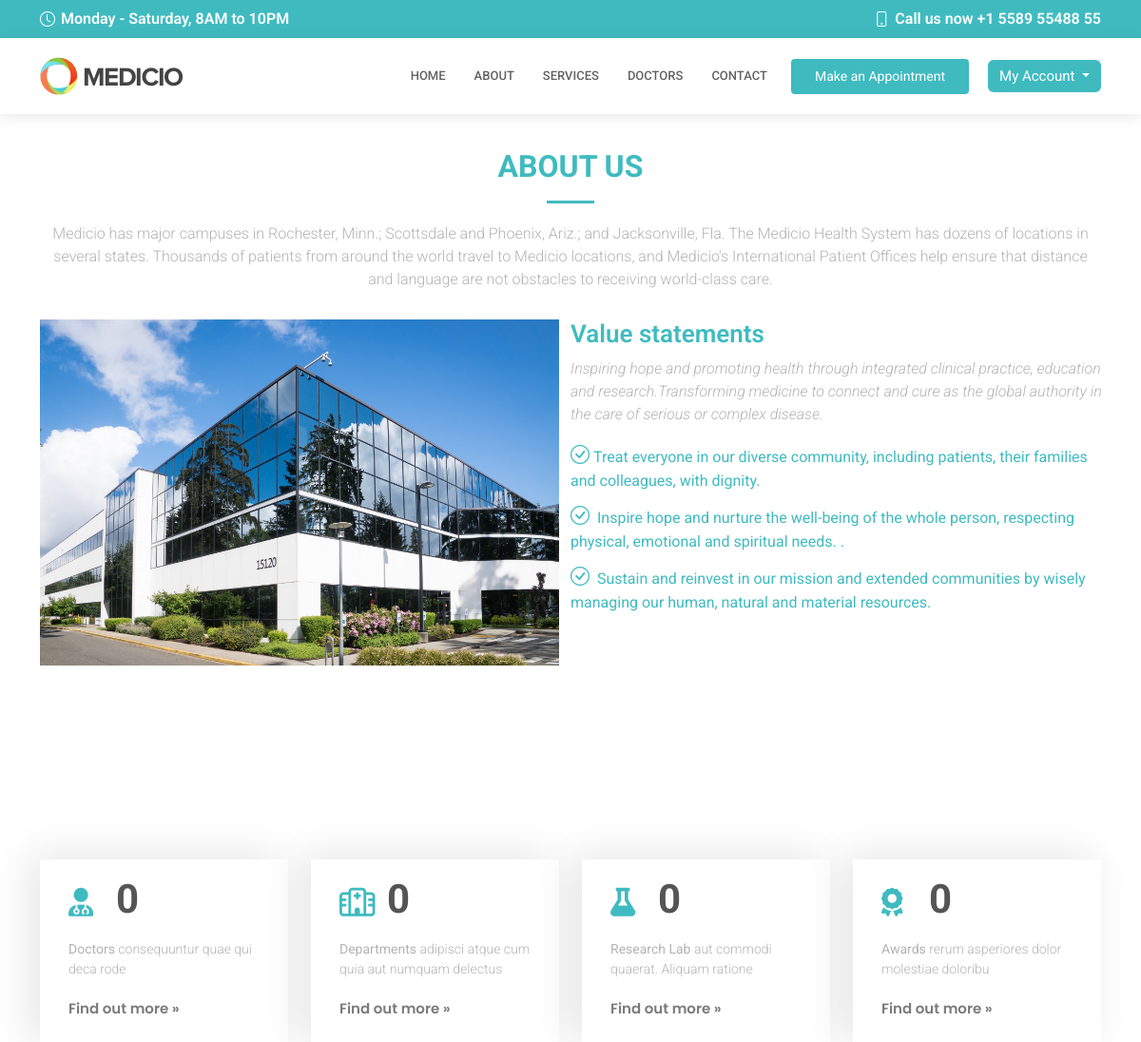
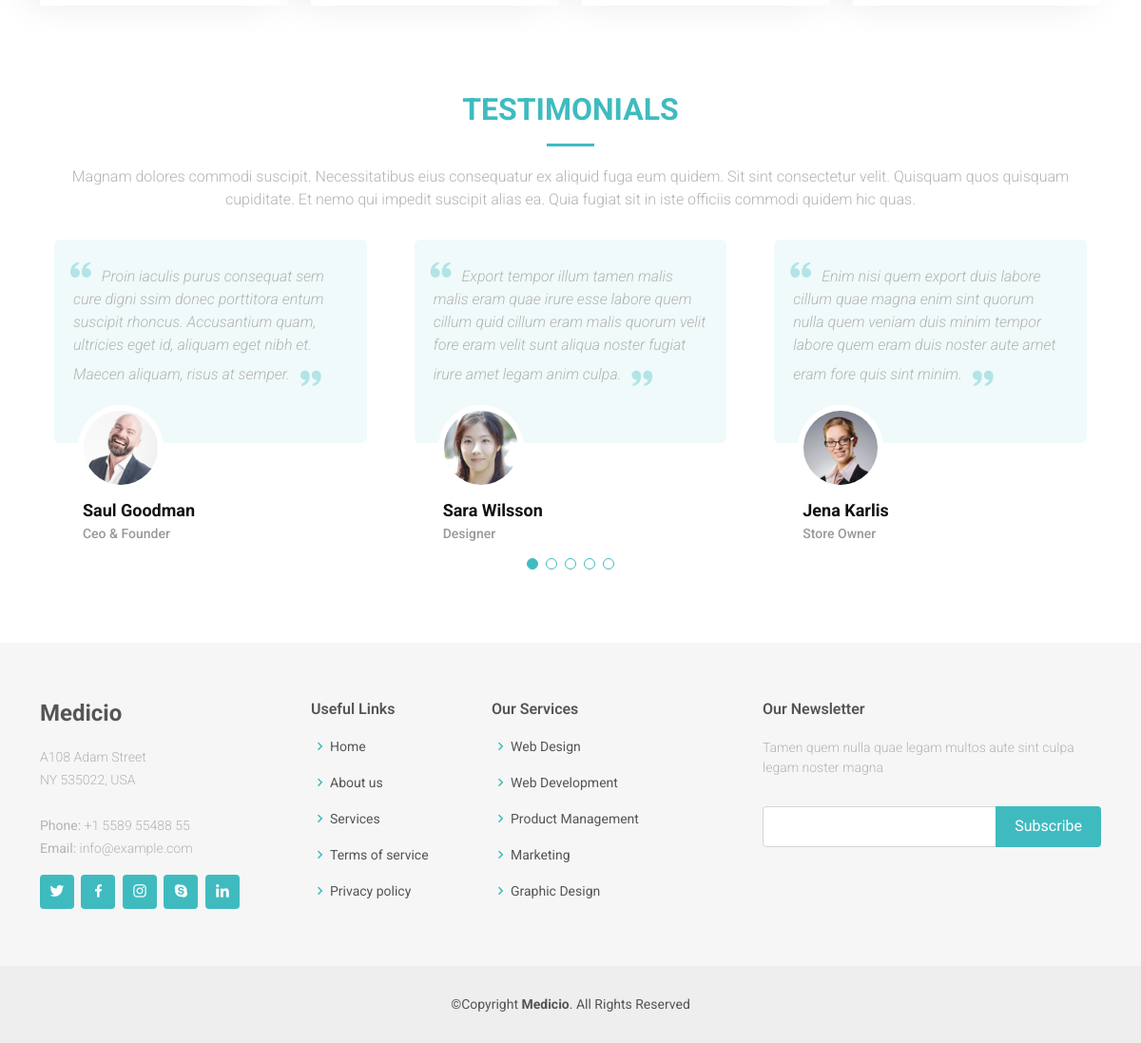
/about, run on the app's committed database (2 pictures, top to bottom).
### Front/models.py (models this page shows, shortened)
class RepeatFields(models.Model):
    created = models.DateTimeField(auto_now_add=True)
    updated = models.DateTimeField(auto_now=True)
    deleted = models.BooleanField(default=False)

class About_Us(RepeatFields):
    class Meta:
        verbose_name = "About_Us"
        verbose_name_plural = "About_Us"
    title = models.CharField(max_length=150)
    sub_title = models.CharField(max_length=150)
    description = models.TextField()
    description_2 = models.TextField()
    list_item_1 = models.CharField(max_length=150)
    list_item_2 = models.CharField(max_length=150)
    list_item_3 = models.CharField(max_length=150)
    image = models.ImageField(upload_to = "About__Images")

### Front/views.py (the view, shortened to what this page needs)
# urls.py: path('about', front.About.as_view(), name="about"),
class About(View):
    template_name = 'pages/about.html'
    def get(self , request):
        about = models.About_Us.objects.first()
        return render(request , self.template_name , locals())

### templates/pages/about.html (shortened to what this page needs)
{% extends 'base/base.html' %}
{% load static %}
{% block 'content' %}
    <br><br><br><br>
  <section id="about" class="about">
    <div class="container" data-aos="fade-up">
      <div class="section-title">
        <h2>{{about.title}}</h2>
        <p>{{about.description}}</p>
      </div>
      <div class="row">
        <div class="col-lg-6" data-aos="fade-right">
          <img src="{{about.image.url}} " class="img-fluid" alt="">
        </div>
        <div class="col-lg-6 pt-4 pt-lg-0 content" data-aos="fade-left">
          <h3>{{about.sub_title}}</h3>
          <p class="fst-italic">
            {{about.description_2}}
          </p>
          <ul>
            <li><i class="bi bi-check-circle"></i>{{about.list_item_1}} </li>
            <li><i class="bi bi-check-circle"></i> {{about.list_item_2}} .</li>
            <li><i class="bi bi-check-circle"></i> {{about.list_item_3}} </li>
          </ul>
        </div>
      </div>
    </div>
  </section>
  <section id="counts" class="counts">
    <div class="container" data-aos="fade-up">
      <div class="row no-gutters">
        <div class="col-lg-3 col-md-6 d-md-flex align-items-md-stretch">
          <div class="count-box">
            <i class="fas fa-user-md"></i>
            <span data-purecounter-start="0" data-purecounter-end="85" data-purecounter-duration="1" class="purecounter"></span>
            <p><strong>Doctors</strong> consequuntur quae qui deca rode</p>
            <a href="#">Find out more &raquo;</a>
          </div>
        </div>
        <div class="col-lg-3 col-md-6 d-md-flex align-items-md-stretch">
          <div class="count-box">
            <i class="far fa-hospital"></i>
            <span data-purecounter-start="0" data-purecounter-end="26" data-purecounter-duration="1" class="purecounter"></span>
            <p><strong>Departments</strong> adipisci atque cum quia aut numquam delectus</p>
            <a href="#">Find out more &raquo;</a>
          </div>
        </div>
        <div class="col-lg-3 col-md-6 d-md-flex align-items-md-stretch">
          <div class="count-box">
            <i class="fas fa-flask"></i>
            <span data-purecounter-start="0" data-purecounter-end="14" data-purecounter-duration="1" class="purecounter"></span>
            <p><strong>Research Lab</strong> aut commodi quaerat. Aliquam ratione</p>
            <a href="#">Find out more &raquo;</a>
          </div>
        </div>
        <div class="col-lg-3 col-md-6 d-md-flex align-items-md-stretch">
          <div class="count-box">
            <i class="fas fa-award"></i>
            <span data-purecounter-start="0" data-purecounter-end="150" data-purecounter-duration="1" class="purecounter"></span>
            <p><strong>Awards</strong> rerum asperiores dolor molestiae doloribu</p>
            <a href="#">Find out more &raquo;</a>
          </div>
        </div>
      </div>
    </div>
  </section>
      <section id="testimonials" class="testimonials">
        <div class="container" data-aos="fade-up">
          <div class="section-title">
            <h2>Testimonials</h2>
            <p>Magnam dolores commodi suscipit. Necessitatibus eius consequatur ex aliquid fuga eum quidem. Sit sint consectetur velit. Quisquam quos quisquam cupiditate. Et nemo qui impedit suscipit alias ea. Quia fugiat sit in iste officiis commodi quidem hic quas.</p>
          </div>
          <div class="testimonials-slider swiper" data-aos="fade-up" data-aos-delay="100">
            <div class="swiper-wrapper">
              <div class="swiper-slide">
                <div class="testimonial-item">
                  <p>
                    <i class="bx bxs-quote-alt-left quote-icon-left"></i>
                    Proin iaculis purus consequat sem cure digni ssim donec porttitora entum suscipit rhoncus. Accusantium quam, ultricies eget id, aliquam eget nibh et. Maecen aliquam, risus at semper.
                    <i class="bx bxs-quote-alt-right quote-icon-right"></i>
                  </p>
                  <img src="{% static 'front/assets/img/testimonials/testimonials-1.jpg' %} " class="testimonial-img" alt="">
                  <h3>Saul Goodman</h3>
                  <h4>Ceo &amp; Founder</h4>
                </div>
              </div>
              <div class="swiper-slide">
                <div class="testimonial-item">
                  <p>
                    <i class="bx bxs-quote-alt-left quote-icon-left"></i>
                    Export tempor illum tamen malis malis eram quae irure esse labore quem cillum quid cillum eram malis quorum velit fore eram velit sunt aliqua noster fugiat irure amet legam anim culpa.
                    <i class="bx bxs-quote-alt-right quote-icon-right"></i>
                  </p>
                  <img src="{% static 'front/assets/img/testimonials/testimonials-2.jpg' %} " class="testimonial-img" alt="">
                  <h3>Sara Wilsson</h3>
                  <h4>Designer</h4>
                </div>
              </div>
              <div class="swiper-slide">
                <div class="testimonial-item">
                  <p>
                    <i class="bx bxs-quote-alt-left quote-icon-left"></i>
                    Enim nisi quem export duis labore cillum quae magna enim sint quorum nulla quem veniam duis minim tempor labore quem eram duis noster aute amet eram fore quis sint minim.
                    <i class="bx bxs-quote-alt-right quote-icon-right"></i>
                  </p>
                  <img src="{% static 'front/assets/img/testimonials/testimonials-3.jpg' %} " class="testimonial-img" alt="">
                  <h3>Jena Karlis</h3>
                  <h4>Store Owner</h4>
                </div>
              </div>
            </div>
            <div class="swiper-pagination"></div>
          </div>
        </div>
      </section>
{% endblock 'content' %}

### static/front/assets/css/style.css (style rules this page uses)
body { font-family: "Open Sans", sans-serif; color: #3fbbc0; }
a { color: #3fbbc0; text-decoration: none; }
h1, h2, h3, h4, h5, h6 { font-family: "Roboto", sans-serif; }
section { padding: 60px 0; overflow: hidden; }
.section-title { text-align: center; padding-bottom: 30px; }
.section-title h2 { font-size: 32px; font-weight: bold; text-transform: uppercase; margin-bottom: 20px; padding-bottom: 20px; position: relative; }
.section-title h2::after { content: ""; position: absolute; display: block; width: 50px; height: 3px; background: #3fbbc0; bottom: 0; left: calc(50% - 25px); }
.section-title p { margin-bottom: 0; }
.about .content h3 { font-weight: 600; font-size: 26px; }
.about .content ul { list-style: none; padding: 0; }
.about .content ul li { padding-bottom: 10px; }
.about .content ul i { font-size: 20px; padding-right: 4px; color: #3fbbc0; }
.counts { padding-bottom: 30px; }
.counts .count-box { box-shadow: -10px -5px 40px 0 rgba(0, 0, 0, 0.1); padding: 30px; width: 100%; }
.counts .count-box i { display: block; font-size: 30px; color: #3fbbc0; float: left; }
.counts .count-box span { font-size: 42px; line-height: 24px; display: block; font-weight: 700; color: #555555; margin-left: 50px; }
.counts .count-box p { padding: 30px 0 0 0; margin: 0; font-family: "Roboto", sans-serif; font-size: 14px; }
.counts .count-box a { font-weight: 600; display: block; margin-top: 20px; color: #7b7b7b; font-size: 15px; font-family: "Poppins", sans-serif; transition: ease-in-out 0.3s; }
.testimonials .testimonials-carousel, .testimonials .testimonials-slider { overflow: hidden; }
.testimonials .testimonial-item { box-sizing: content-box; min-height: 320px; }
.testimonials .testimonial-item .testimonial-img { width: 90px; border-radius: 50%; margin: -40px 0 0 40px; position: relative; z-index: 2; border: 6px solid #fff; }
.testimonials .testimonial-item h3 { font-size: 18px; font-weight: bold; margin: 10px 0 5px 45px; color: #111; }
.testimonials .testimonial-item h4 { font-size: 14px; color: #999; margin: 0 0 0 45px; }
.testimonials .testimonial-item .quote-icon-left, .testimonials .testimonial-item .quote-icon-right { color: #b2e4e6; font-size: 26px; }
.testimonials .testimonial-item .quote-icon-left { display: inline-block; left: -5px; position: relative; }
.testimonials .testimonial-item .quote-icon-right { display: inline-block; right: -5px; position: relative; top: 10px; }
.testimonials .testimonial-item p { font-style: italic; margin: 0 15px 0 15px; padding: 20px 20px 60px 20px; background: #f0fafa; position: relative; border-radius: 6px; position: relative; z-index: 1; }
.testimonials .swiper-pagination { margin-top: 20px; position: relative; }

### static/front/assets/css_calander/style.css (style rules this page uses)
body { font-family: "Roboto", -apple-system, BlinkMacSystemFont, "Segoe UI", Roboto, "Helvetica Neue", Arial, "Noto Sans", sans-serif, "Apple Color Emoji", "Segoe UI Emoji", "Segoe UI Symbol", "Noto Color Emoji"; background-color: #fff; }
p { color: #b3b3b3; font-weight: 300; }
h1, h2, h3, h4, h5, h6, .h1, .h2, .h3, .h4, .h5, .h6 { font-family: "Roboto", -apple-system, BlinkMacSystemFont, "Segoe UI", Roboto, "Helvetica Neue", Arial, "Noto Sans", sans-serif, "Apple Color Emoji", "Segoe UI Emoji", "Segoe UI Symbol", "Noto Color Emoji"; }
a { -webkit-transition: .3s all ease; -o-transition: .3s all ease; transition: .3s all ease; }
a, a:hover { text-decoration: none !important; }
.content { padding: 7rem 0; }
h2 { font-size: 20px; }

### data on the page
About_Us: title "ABOUT US", description "Medicio has major campuses in Rochester, Minn.; Scottsdale and Phoenix, Ariz.; and Jacksonville, Fla. The Medicio Health System has dozens of locations in several states. Thousands of patients from around the world travel to Medicio locations, and Medicio's International Patient Offices help ensure that distance and language are not obstacles to receiving world-class care.", image (picture), sub_title "Value statements", description_2 "Inspiring hope and promoting health through integrated clinical practice, education and research.Transforming medicine to connect and cure as the global authority in the care of serious or complex disease.", list_item_1 "Treat everyone in our diverse community, including patients, their families and colleagues, with dignity.", list_item_2 "Inspire hope and nurture the well-being of the whole person, respecting physical, emotional and spiritual needs.", list_item_3 "Sustain and reinvest in our mission and extended communities by wisely managing our human, natural and material resources."
